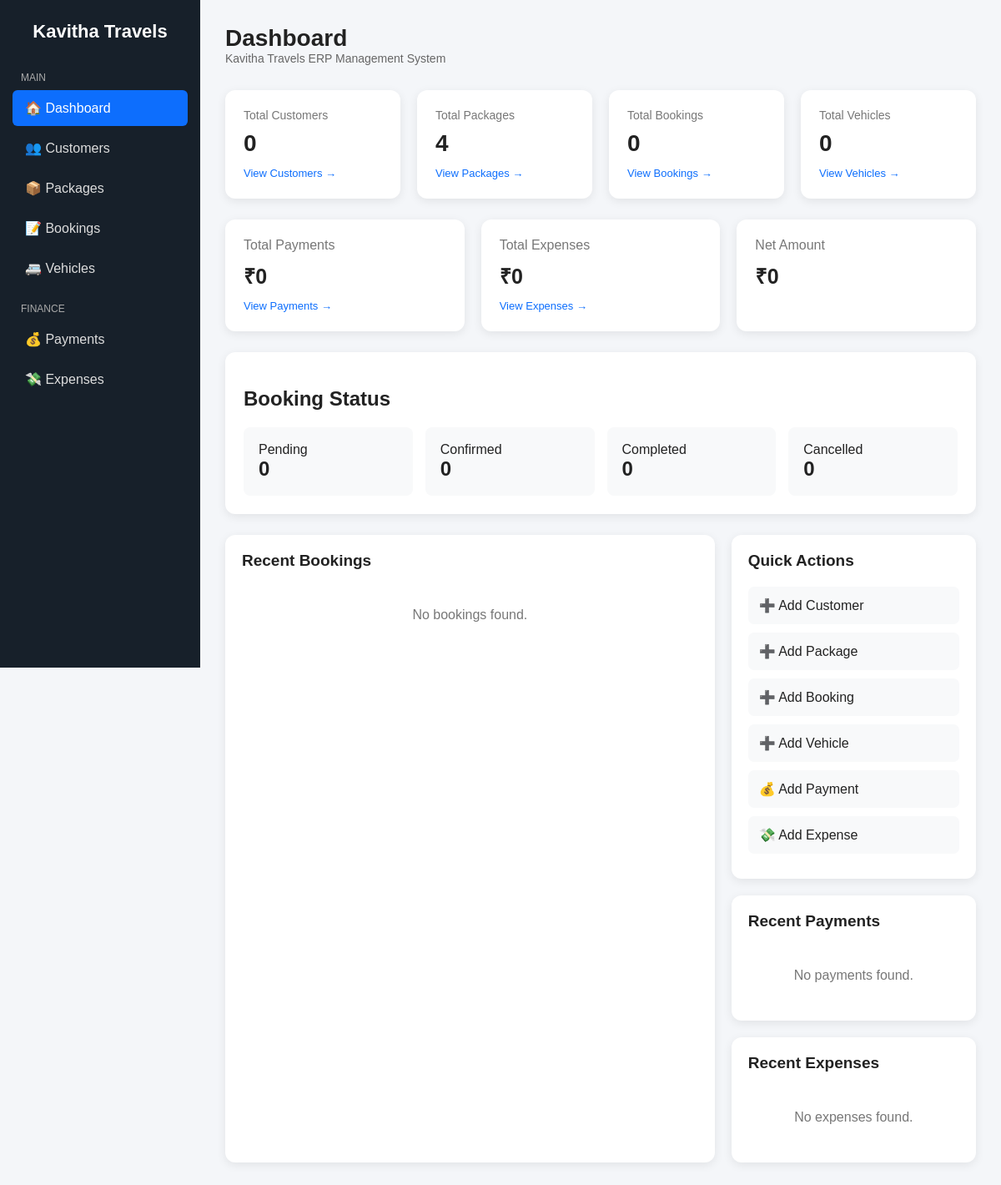
The app's page /erp/, older data.
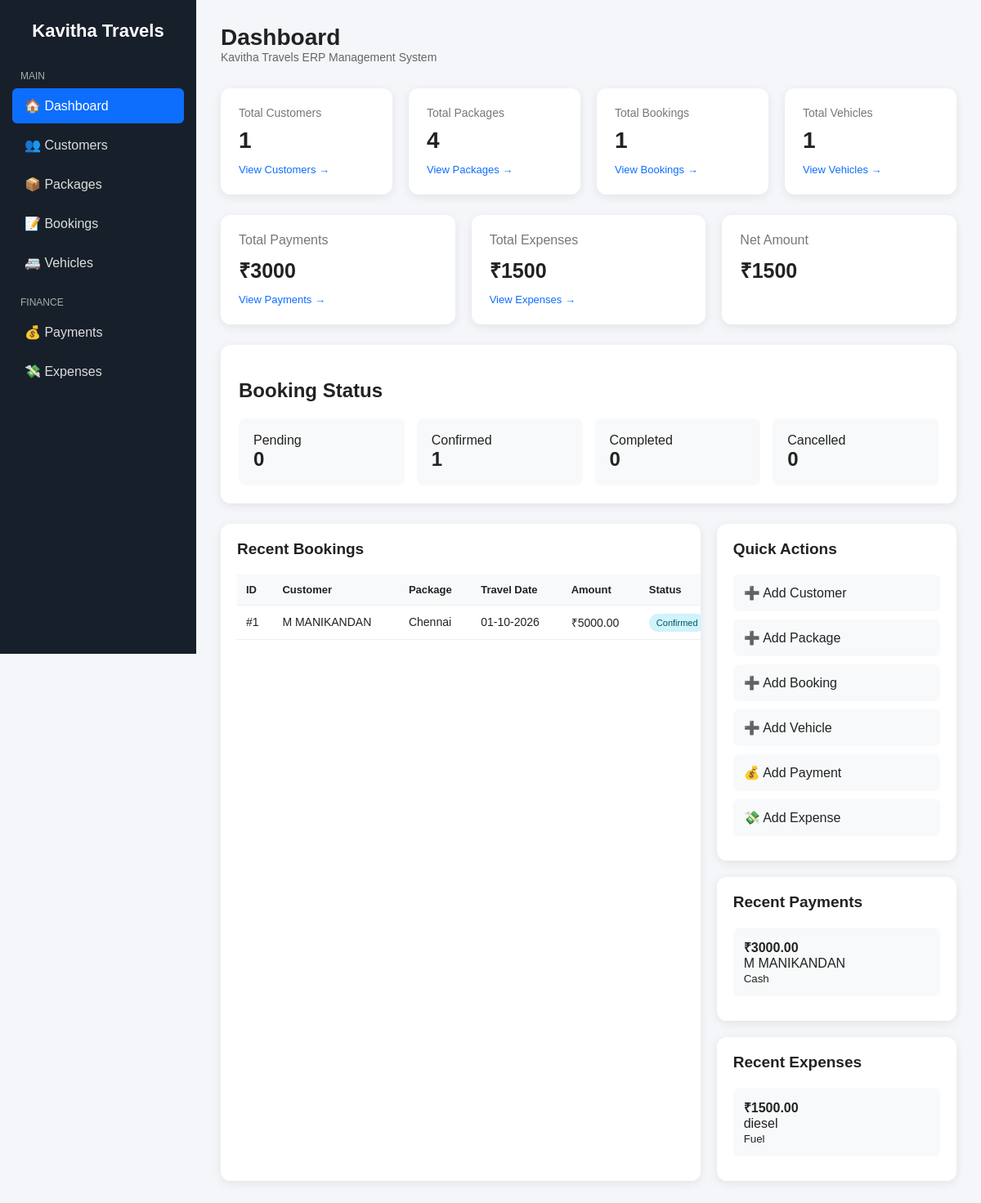
The same page, newer data.
### travel_erp/models.py (models this page shows, shortened)
class Booking(models.Model):
    STATUS_CHOICES = [
        ('Pending', 'Pending'),
        ('Confirmed', 'Confirmed'),
        ('Cancelled', 'Cancelled'),
        ('Completed', 'Completed'),
    ]
    PAYMENT_CHOICES = [
        ('Pending', 'Pending'),
        ('Partial', 'Partial'),
        ('Paid', 'Paid'),
    ]
    customer = models.ForeignKey(
        Customer,
        on_delete=models.CASCADE,
        related_name='bookings'
    )
    package = models.ForeignKey(
        Package,
        on_delete=models.SET_NULL,
        null=True,
        blank=True,
        related_name='bookings'
    )
    travel_date = models.DateField()
    return_date = models.DateField(
        null=True,
        blank=True
    )
    travellers = models.PositiveIntegerField(default=1)
    vehicle = models.CharField(
        max_length=50,
        choices=[
            ('Car', 'Car'),
            ('Tempo Traveller', 'Tempo Traveller'),
            ('Tourist Bus', 'Tourist Bus'),
        ]
    )
    total_amount = models.DecimalField(
        max_digits=10,
        decimal_places=2,
        default=0
    )
    advance_amount = models.DecimalField(
        max_digits=10,
        decimal_places=2,
        default=0
    )
    balance_amount = models.DecimalField(
        max_digits=10,
        decimal_places=2,
        default=0
    )
    booking_status = models.CharField(
        max_length=20,
        choices=STATUS_CHOICES,
        default='Pending'
    )
    payment_status = models.CharField(
        max_length=20,
        choices=PAYMENT_CHOICES,
        default='Pending'
    )
    notes = models.TextField(blank=True)
    created_at = models.DateTimeField(auto_now_add=True)

class Customer(models.Model):
    name = models.CharField(max_length=100)
    phone = models.CharField(max_length=15)
    email = models.EmailField(blank=True)
    address = models.TextField(blank=True)
    created_at = models.DateTimeField(auto_now_add=True)

class Payment(models.Model):
    PAYMENT_METHODS = [
        ('Cash', 'Cash'),
        ('UPI', 'UPI'),
        ('Card', 'Card'),
        ('Bank Transfer', 'Bank Transfer'),
    ]
    booking = models.ForeignKey(
        Booking,
        on_delete=models.CASCADE,
        related_name='payments'
    )
    amount = models.DecimalField(
        max_digits=10,
        decimal_places=2
    )
    payment_method = models.CharField(
        max_length=30,
        choices=PAYMENT_METHODS
    )
    payment_date = models.DateTimeField(
        auto_now_add=True
    )
    reference_number = models.CharField(
        max_length=100,
        blank=True
    )
    notes = models.TextField(
        blank=True
    )

class Expense(models.Model):
    CATEGORY_CHOICES = [
        ('Fuel', 'Fuel'),
        ('Maintenance', 'Maintenance'),
        ('Salary', 'Salary'),
        ('Office', 'Office'),
        ('Other', 'Other'),
    ]
    title = models.CharField(
        max_length=150
    )
    category = models.CharField(
        max_length=50,
        choices=CATEGORY_CHOICES
    )
    amount = models.DecimalField(
        max_digits=10,
        decimal_places=2
    )
    expense_date = models.DateField()
    description = models.TextField(
        blank=True
    )
    created_at = models.DateTimeField(
        auto_now_add=True
    )

### packages/models.py (models this page shows, shortened)
class Package(models.Model):
    name = models.CharField(max_length=100)
    location = models.CharField(max_length=100)
    description = models.TextField()
    price = models.DecimalField(max_digits=10, decimal_places=2)
    duration = models.CharField(max_length=50)
    image = models.ImageField(
        upload_to='packages/',
        blank=True,
        null=True
    )
    is_active = models.BooleanField(default=True)
    created_at = models.DateTimeField(auto_now_add=True)

### travel_erp/views.py (the view)
def dashboard(request):
    total_customers = Customer.objects.count()
    total_packages = Package.objects.count()
    total_bookings = Booking.objects.count()
    total_vehicles = Vehicle.objects.count()
    total_payments = (
        Payment.objects.aggregate(
            total=Sum("amount")
        )["total"]
        or Decimal("0")
    )
    total_expenses = (
        Expense.objects.aggregate(
            total=Sum("amount")
        )["total"]
        or Decimal("0")
    )
    net_amount = total_payments - total_expenses
    pending_bookings = Booking.objects.filter(
        booking_status="Pending"
    ).count()
    confirmed_bookings = Booking.objects.filter(
        booking_status="Confirmed"
    ).count()
    completed_bookings = Booking.objects.filter(
        booking_status="Completed"
    ).count()
    cancelled_bookings = Booking.objects.filter(
        booking_status="Cancelled"
    ).count()
    recent_bookings = Booking.objects.select_related(
        "customer",
        "package"
    ).order_by("-id")[:10]
    recent_payments = Payment.objects.select_related(
        "booking",
        "booking__customer"
    ).order_by("-id")[:5]
    recent_expenses = Expense.objects.order_by(
        "-id"
    )[:5]
    context = {
        "total_customers": total_customers,
        "total_packages": total_packages,
        "total_bookings": total_bookings,
        "total_vehicles": total_vehicles,
        "total_payments": total_payments,
        "total_expenses": total_expenses,
        "net_amount": net_amount,
        "pending_bookings": pending_bookings,
        "confirmed_bookings": confirmed_bookings,
        "completed_bookings": completed_bookings,
        "cancelled_bookings": cancelled_bookings,
        "recent_bookings": recent_bookings,
        "recent_payments": recent_payments,
        "recent_expenses": recent_expenses,
    }
    return render(
        request,
        "travel_erp/dashboard.html",
        context
    )

### travel_erp/templates/travel_erp/dashboard.html (shortened to what this page needs)
<!DOCTYPE html>
<html lang="en">
<head>
</head>
<body>
<div class="sidebar">
    <div class="logo">
        Kavitha Travels
    </div>
    <div class="menu-title">
        MAIN
    </div>
    <a href="{% url 'erp_dashboard' %}"
       class="active">
        🏠 Dashboard
    </a>
    <a href="{% url 'erp_customers' %}">
        👥 Customers
    </a>
    <a href="{% url 'erp_packages' %}">
        📦 Packages
    </a>
    <a href="{% url 'erp_bookings' %}">
        📝 Bookings
    </a>
    <a href="{% url 'erp_vehicles' %}">
        🚐 Vehicles
    </a>
    <div class="menu-title">
        FINANCE
    </div>
    <a href="{% url 'erp_payments' %}">
        💰 Payments
    </a>
    <a href="{% url 'erp_expenses' %}">
        💸 Expenses
    </a>
</div>
<div class="main">
    <div class="topbar">
        <div>
            <h1>
                Dashboard
            </h1>
            <div class="welcome">
                Kavitha Travels ERP Management System
            </div>
        </div>
    </div>
    <div class="stats">
        <div class="stat-card">
            <div class="stat-title">
                Total Customers
            </div>
            <div class="stat-number">
                {{ total_customers }}
            </div>
            <a href="{% url 'erp_customers' %}"
               class="stat-link">
                View Customers →
            </a>
        </div>
        <div class="stat-card">
            <div class="stat-title">
                Total Packages
            </div>
            <div class="stat-number">
                {{ total_packages }}
            </div>
            <a href="{% url 'erp_packages' %}"
               class="stat-link">
                View Packages →
            </a>
        </div>
        <div class="stat-card">
            <div class="stat-title">
                Total Bookings
            </div>
            <div class="stat-number">
                {{ total_bookings }}
            </div>
            <a href="{% url 'erp_bookings' %}"
               class="stat-link">
                View Bookings →
            </a>
        </div>
        <div class="stat-card">
            <div class="stat-title">
                Total Vehicles
            </div>
            <div class="stat-number">
                {{ total_vehicles }}
            </div>
            <a href="{% url 'erp_vehicles' %}"
               class="stat-link">
                View Vehicles →
            </a>
        </div>
    </div>
    <div class="finance">
        <div class="finance-card">
            <div class="finance-title">
                Total Payments
            </div>
            <div class="finance-number">
                ₹{{ total_payments }}
            </div>
            <a href="{% url 'erp_payments' %}"
               class="stat-link">
                View Payments →
            </a>
        </div>
        <div class="finance-card">
            <div class="finance-title">
                Total Expenses
            </div>
            <div class="finance-number">
                ₹{{ total_expenses }}
            </div>
            <a href="{% url 'erp_expenses' %}"
               class="stat-link">
                View Expenses →
            </a>
        </div>
        <div class="finance-card">
            <div class="finance-title">
                Net Amount
            </div>
            <div class="finance-number">
                ₹{{ net_amount }}
            </div>
        </div>
    </div>
    <div class="status-section">
        <h2>
            Booking Status
        </h2>
        <div class="status-grid">
            <div class="status-box">
                <div>
                    Pending
                </div>
                <div class="status-number">
                    {{ pending_bookings }}
                </div>
            </div>
            <div class="status-box">
                <div>
                    Confirmed
                </div>
                <div class="status-number">
                    {{ confirmed_bookings }}
                </div>
            </div>
            <div class="status-box">
                <div>
                    Completed
                </div>
                <div class="status-number">
                    {{ completed_bookings }}
                </div>
            </div>
            <div class="status-box">
                <div>
                    Cancelled
                </div>
                <div class="status-number">
                    {{ cancelled_bookings }}
                </div>
            </div>
        </div>
    </div>
    <div class="content-grid">
        <div class="panel">
            <h2>
                Recent Bookings
            </h2>
            {% if recent_bookings %}
            <table>
                <thead>
                    <tr>
                        <th>ID</th>
                        <th>Customer</th>
                        <th>Package</th>
                        <th>Travel Date</th>
                        <th>Amount</th>
                        <th>Status</th>
                    </tr>
                </thead>
                <tbody>
                    {% for booking in recent_bookings %}
                    <tr>
                        <td>
                            #{{ booking.id }}
                        </td>
                        <td>
                            {{ booking.customer.name }}
                        </td>
                        <td>
                            {% if booking.package %}
                                {{ booking.package.name }}
                            {% else %}
                                -
                            {% endif %}
                        </td>
                        <td>
                            {{ booking.travel_date|date:"d-m-Y" }}
                        </td>
                        <td>
                            ₹{{ booking.total_amount }}
                        </td>
                        <td>
                            {% if booking.booking_status == "Pending" %}
                                <span class="badge pending">
                                    Pending
                                </span>
                            {% elif booking.booking_status == "Confirmed" %}
                                <span class="badge confirmed">
                                    Confirmed
                                </span>
                            {% elif booking.booking_status == "Completed" %}
                                <span class="badge completed">
                                    Completed
                                </span>
                            {% elif booking.booking_status == "Cancelled" %}
                                <span class="badge cancelled">
                                    Cancelled
                                </span>
                            {% endif %}
                        </td>
                    </tr>
                    {% endfor %}
                </tbody>
            </table>
            {% else %}
                <div class="empty">
                    No bookings found.
                </div>
            {% endif %}
        </div>
        <div>
            <div class="panel">
                <h2>
                    Quick Actions
                </h2>
                <a href="{% url 'add_customer' %}"
                   class="quick-action">
                    ➕ Add Customer
                </a>
                <a href="{% url 'add_package' %}"
                   class="quick-action">
                    ➕ Add Package
                </a>
                <a href="{% url 'add_booking' %}"
                   class="quick-action">
                    ➕ Add Booking
                </a>
                <a href="{% url 'add_vehicle' %}"
                   class="quick-action">
                    ➕ Add Vehicle
                </a>
                <a href="{% url 'add_payment' %}"
                   class="quick-action">
                    💰 Add Payment
                </a>
                <a href="{% url 'add_expense' %}"
                   class="quick-action">
                    💸 Add Expense
                </a>
            </div>
            <div class="panel">
                <h2>
                    Recent Payments
                </h2>
                {% if recent_payments %}
                    {% for payment in recent_payments %}
                        <div class="quick-action">
                            <strong>
                                ₹{{ payment.amount }}
                            </strong>
                            <br>
                            {{ payment.booking.customer.name }}
                            <br>
                            <small>
                                {{ payment.payment_method }}
                            </small>
                        </div>
                    {% endfor %}
                {% else %}
                    <div class="empty">
                        No payments found.
                    </div>
                {% endif %}
            </div>
            <div class="panel">
                <h2>
                    Recent Expenses
                </h2>
                {% if recent_expenses %}
                    {% for expense in recent_expenses %}
                        <div class="quick-action">
                            <strong>
                                ₹{{ expense.amount }}
                            </strong>
                            <br>
                            {{ expense.title }}
                            <br>
                            <small>
                                {{ expense.category }}
                            </small>
                        </div>
                    {% endfor %}
                {% else %}
                    <div class="empty">
                        No expenses found.
                    </div>
                {% endif %}
            </div>
        </div>
    </div>
</div>
</body>
</html>

Row changes from the older to the newer data that the page shows:
added Booking: id "1", customer.name "M MANIKANDAN", package.name "Chennai", travel_date "01-10-2026", total_amount "5000.00", booking_status "Confirmed"
added Payment: amount "3000.00", booking.customer.name "M MANIKANDAN", payment_method "Cash"
added Expense: amount "1500.00", title "diesel", category "Fuel"
Text that changed along with them:
{{ total_customers }}: "0" → "1"
{{ total_bookings }}: "0" → "1"
{{ total_vehicles }}: "0" → "1"
{{ total_payments }}: "0" → "3000"
{{ total_expenses }}: "0" → "1500"
{{ net_amount }}: "0" → "1500"
{{ confirmed_bookings }}: "0" → "1"
text no longer shown: "No bookings found. No payments found. No expenses found."
text now shown: "ID Customer Package Travel Date Amount Status"
